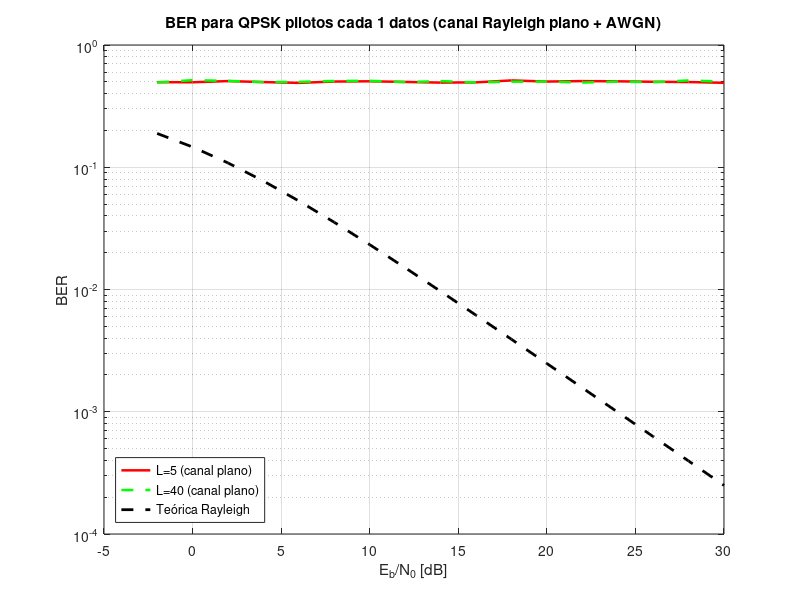
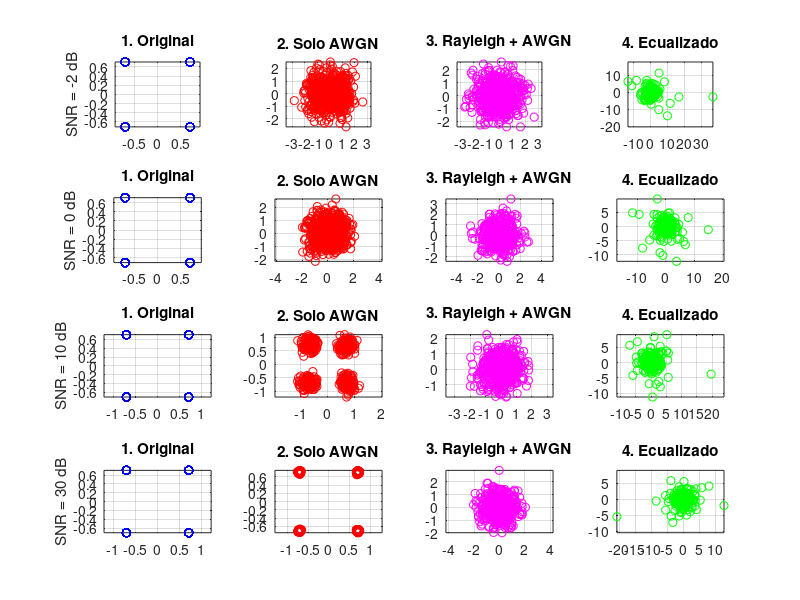

Source code (MATLAB) for these figures, in order: (Note: this script raises an error after producing the figures.)
clc; clear all; close all;

% Parámetros fijos
num_bits = 1e3;
k = 2;
num_symbols = num_bits / k;
EbN0_dB = -2:2:30;
num_runs = 5;
mapping = [1+1j; 1-1j; -1+1j; -1-1j] / sqrt(2);
bit_map = [0 0; 0 1; 1 0; 1 1];
snr_plot_vals = [-2, 0, 10, 30];
L_vals = [5, 40];
v_kmh_vals = [0];       % Eliminado el efecto de la velocidad
fc_vals = [2.4e9];      % Frecuencia arbitraria (ya no influye)

% Pilotos a probar
N_vals = [1, 4, 9, 19];
pilot_sym = 1 + 1j;

% Colores y estilos
colors = ['r', 'g', 'b', 'm', 'k', 'c', 'y', 'c'];
styles = {'-', '--', '-.', ':'};

for iN = 1:length(N_vals)
    N = N_vals(iN);
    saved_constellations = struct();
    figure;
    legend_entries = {};
    plot_idx = 1;

    for iL = 1:length(L_vals)
        for iv = 1:length(v_kmh_vals)
            for ifc = 1:length(fc_vals)
                L = L_vals(iL);
                v_kmh = v_kmh_vals(iv);
                fc = fc_vals(ifc);

                ber_total = zeros(1, length(EbN0_dB));

                for idx = 1:length(EbN0_dB)
                    EbN0_dB_val = EbN0_dB(idx);
                    EbN0 = 10^(EbN0_dB_val/10);
                    N0 = 1/(2*k*EbN0);

                    for run = 1:num_runs
                        % Generar bits y símbolos
                        bits = randi([0 1], 1, num_bits);
                        bit_pairs = reshape(bits, 2, []).';
                        indices = bit_pairs(:,1)*2 + bit_pairs(:,2) + 1;
                        data_symbols = mapping(indices).';

                        % Insertar pilotos
                        tx_symbols = [];
                        pilot_pos = [];
                        data_pos = [];
                        i = 1;
                        while i <= num_symbols
                            tx_symbols = [tx_symbols, pilot_sym];
                            pilot_pos = [pilot_pos, length(tx_symbols)];

                            if i+N-1 <= num_symbols
                                tx_symbols = [tx_symbols, data_symbols(i:i+N-1)];
                                data_pos = [data_pos, length(tx_symbols)-N+1 : length(tx_symbols)];
                                i = i + N;
                            else
                                remaining = num_symbols - i + 1;
                                tx_symbols = [tx_symbols, data_symbols(i:end)];
                                data_pos = [data_pos, length(tx_symbols)-remaining+1 : length(tx_symbols)];
                                break;
                            end
                        end

                        len = length(tx_symbols);

                        % Canal Rayleigh plano (sin efecto de v ni fc)
                        H_full = (randn(1,len) + 1j*randn(1,len)) / sqrt(2);
                        H_full(abs(H_full) < 1e-3) = 1e-3;

                        noise = sqrt(N0)*(randn(1,len) + 1j*randn(1,len));
                        y = tx_symbols .* H_full + noise;

                        % Estimación CSI
                        rx_pilots = y(pilot_pos);
                        csi_est = rx_pilots / pilot_sym;
                        csi_interp_full = interpft(csi_est, length(tx_symbols));

                        % Ecualización
                        rx_data = y(data_pos);
                        csi_used = csi_interp_full(data_pos);
                        y_eq = rx_data ./ csi_used;

                        % Decodificación
                        decoded_bits = zeros(num_bits,1);
                        for n = 1:num_symbols
                            distances = abs(y_eq(n) - mapping).^2;
                            [~, idx_min] = min(distances);
                            decoded_bits(2*n-1:2*n) = bit_map(idx_min,:).';
                        end
                        ber_total(idx) = ber_total(idx) + sum(decoded_bits.' ~= bits);

                        % Guardar constelaciones
                        should_save = (run == 1) && (iL == 1) && (iv == 1) && (ifc == 1);
                        if should_save && ismember(EbN0_dB_val, snr_plot_vals)
                            if EbN0_dB_val < 0
                                s = sprintf('snr_m%d', abs(EbN0_dB_val));
                            else
                                s = sprintf('snr_%d', EbN0_dB_val);
                            end
                            saved_constellations.(s).tx = data_symbols;
                            saved_constellations.(s).rx_awgn = data_symbols + noise(1:num_symbols);
                            saved_constellations.(s).rx_multipath = rx_data;
                            saved_constellations.(s).rx_eq = y_eq;
                        end
                    end
                end

                ber_avg = ber_total / (num_runs * num_bits);

                style = styles{mod(plot_idx-1,length(styles))+1};
                color = colors(mod(plot_idx-1,length(colors))+1);
                semilogy(EbN0_dB, ber_avg, [color style], 'LineWidth', 1.8); hold on;

                legend_entries{end+1} = sprintf('L=%d (canal plano)', L);
                plot_idx = plot_idx + 1;
            end
        end
    end

    % Curva teórica Rayleigh
    EbN0_lin = 10.^(EbN0_dB/10);
    ber_rayleigh_theory = 0.5*(1 - sqrt(EbN0_lin./(EbN0_lin+1)));
    semilogy(EbN0_dB, ber_rayleigh_theory, 'k--', 'LineWidth', 2);
    legend_entries{end+1} = 'Teórica Rayleigh';

    grid on;
    legend(legend_entries, 'Location', 'southwest');
    xlabel('E_b/N_0 [dB]');
    ylabel('BER');

    title(sprintf('BER para QPSK pilotos cada %d datos (canal Rayleigh plano + AWGN)', N));
    
    %% Figura de constelaciones
    figure;
    snrs = snr_plot_vals;
    titles = {'1. Original', '2. Solo AWGN', '3. Rayleigh + AWGN', '4. Ecualizado'};

    for i = 1:length(snrs)
        if snrs(i) < 0
            s = sprintf('snr_m%d', abs(snrs(i)));
        else
            s = sprintf('snr_%d', snrs(i));
        end

        if isfield(saved_constellations, s)
            data = saved_constellations.(s);

            subplot(4,4,(i-1)*4+1);
            plot(real(data.tx), imag(data.tx), 'bo'); axis equal; grid on;
            title(titles{1});
            ylabel(sprintf('SNR = %d dB', snrs(i)));

            subplot(4,4,(i-1)*4+2);
            plot(real(data.rx_awgn), imag(data.rx_awgn), 'ro'); axis equal; grid on;
            title(titles{2});

            subplot(4,4,(i-1)*4+3);
            plot(real(data.rx_multipath), imag(data.rx_multipath), 'mo'); axis equal; grid on;
            title(titles{3});

            subplot(4,4,(i-1)*4+4);
            plot(real(data.rx_eq), imag(data.rx_eq), 'go'); axis equal; grid on;
            title(titles{4});
        else
            fprintf('Advertencia: no se guardaron constelaciones para SNR = %d dB\n', snrs(i));
        end
    end

    sgtitle(sprintf('Constelaciones FFT (N = %d símbolos entre pilotos)', N));
end
